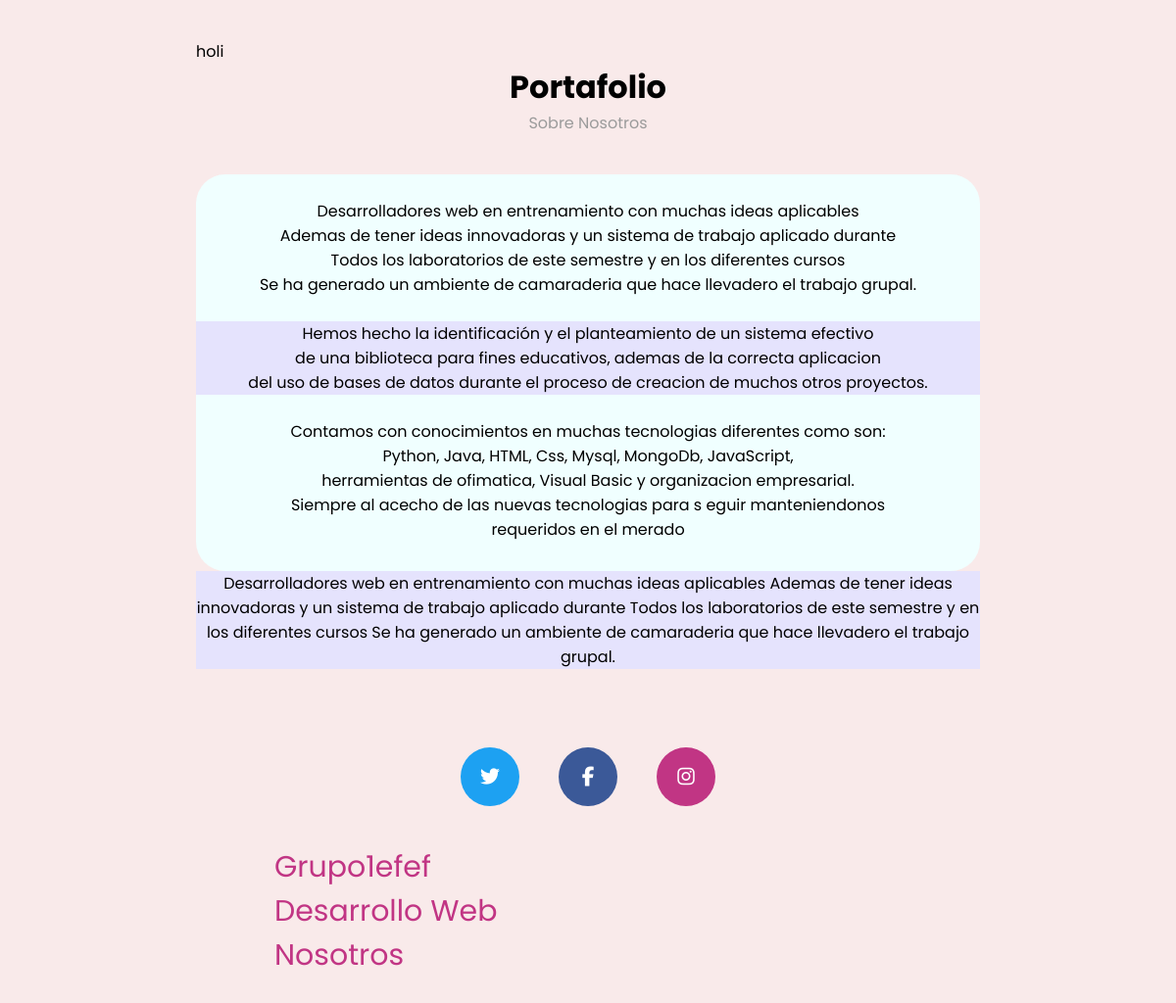
The page /lab07/nosotros.php on the database its author committed.
### tables this page shows
CREATE TABLE `text` (
  `idtext` int(11) NOT NULL,
  `text` longtext,
  PRIMARY KEY (`idtext`)
);

CREATE TABLE `footer` (
  `idFooter` int(11) NOT NULL,
  `text` varchar(45) DEFAULT NULL,
  PRIMARY KEY (`idFooter`)
);

### lab07/nosotros.php (the view, shortened to what this page needs)
<!DOCTYPE html>
<html lang="en">
<?php
$xc = conectar();
$sql_text = "SELECT * FROM text";
$res_text = mysqli_query($xc, $sql_text);
$sql_footer = "SELECT * FROM footer";
$res_footer = mysqli_query($xc, $sql_footer);
?>
<head>
    <link rel="stylesheet" href="css/style.css">
</head>
<body>
    <div class="contenedor">
        <header>
        <?php
            echo 'holi '.$_POST['user'];
            ?>
            <div class="logo">
                <a href="index.php" style="color: black;"><h1> Portafolio </h1></a>
                <p>Sobre Nosotros</p>
            </div>
            <div style="background-color: azure; height: 150px; border-top-left-radius: 30px;border-top-right-radius: 30px;
            text-align: center;">
                <p class="nosotrosss">
                    <br>Desarrolladores web en entrenamiento con muchas ideas aplicables<br>
                     Ademas de tener ideas innovadoras y un sistema de trabajo aplicado durante<br>
                     Todos los laboratorios de este semestre y en los diferentes cursos<br>
                     Se ha generado un ambiente de camaraderia que hace llevadero el trabajo grupal.</p>
            </div>
            <div style="background-color: rgb(229, 227, 253);text-align: center;">
                <p class="nosotrosss">Hemos hecho la identificación y el planteamiento de un sistema efectivo <br>
                 de una biblioteca para fines educativos, ademas de la correcta aplicacion <br>
                 del uso de bases de datos durante el proceso de creacion de muchos otros proyectos.  </p>
            </div>
            <div style="text-align: center; background-color: azure; border-bottom-left-radius: 30px; height: 180px; border-bottom-right-radius: 30px">
                <p class="nosotrosss"><br>
                    Contamos con conocimientos en muchas tecnologias diferentes como son: <br>Python, Java, HTML, Css,
                     Mysql, MongoDb, JavaScript,<br> herramientas de ofimatica, Visual Basic y organizacion empresarial.<br> Siempre al acecho de las nuevas tecnologias para s
                     eguir manteniendonos<br> requeridos en el merado</p>
            </div>
            <div style="background-color: rgb(229, 227, 253);text-align: center;">
            <?php
                while($filas=mysqli_fetch_array($res_text)){
                    if($filas['idtext'] == '1'){
                        echo '<p>'.$filas['text'].'</p>';
                    }
                }
                ?>
            </div>
        </header>
        <footer class="contenedor">
            <div class="redes-sociales">
                <div class="contenedor-icono">
                    <a href="https://twitter.com/" target="_blank" class="twitter">
                        <i class="fa-brands fa-twitter"></i>
                    </a>
                </div>
                <div class="contenedor-icono">
                    <a href="https://facebook.com/" target="_blank" class="facebook">
                        <i class="fa-brands fa-facebook-f"></i>
                    </a>
                </div>
                <div class="contenedor-icono">
                    <a href="https://instagram.com/" target="_blank" class="instagram">
                        <i class="fa-brands fa-instagram"></i>
                    </a>
                </div>
            </div>
            <div class="creado-por">
            <?php
                while($filas=mysqli_fetch_array($res_footer)){
                        echo '<p>'.$filas['text'].'</p>';
                }
                ?>
            </div>
        </footer>
    </div>
</body>

### lab07/css/style.css (style rules this page uses)
* { margin: 0; padding: 0; box-sizing: border-box; }
body { background: #f9eaea; font-family: 'Poppins', sans-serif; }
a { text-decoration: none; }
.contenedor { width: 80%; max-width: 800px; margin: auto; }
header { padding: 40px 0; }
header .logo { text-align: center; margin-bottom: 40px; }
header .logo p { color: #9b9b9b; }
footer .redes-sociales { display: flex; align-content: center; justify-content: center; padding: 20px; flex-wrap: wrap; }
footer .redes-sociales a { display: block; width: 60px; height: 60px; background: #000; color: #fff; margin: 20px; text-align: center; border-radius: 100px; transition: .3s ease all; }
footer .redes-sociales .twitter { background: #1da1f2; }
footer .redes-sociales .facebook { background: #3b5998; }
footer .redes-sociales .instagram { background: #c13584; }
footer .redes-sociales a i { font-size: 20px; line-height: 60px; }
footer .creado-por { margin-bottom: 40px; text-align:left; font-size: 30px; color: #c13584; }

### rows shown on the page
text: text "Desarrolladores web en entrenamiento con muchas ideas aplicables Ademas de tener ideas innovadoras y un sistema de trabajo aplicado durante Todos los laboratorios de este semestre y en los diferentes cursos Se ha generado un ambiente de camaraderia que hace llevadero el trabajo grupal."
footer: text "Grupo1efef"
footer: text "Desarrollo Web"
footer: text "Nosotros"
